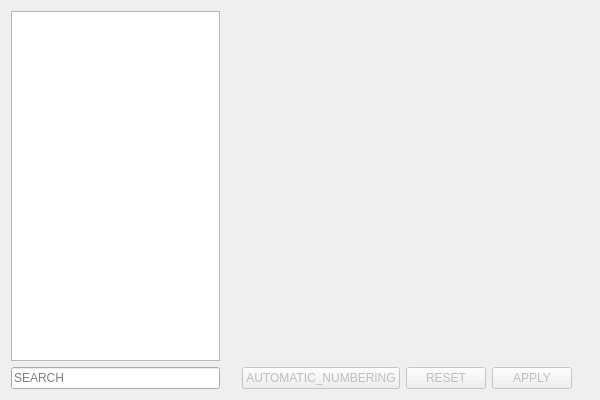
<?xml version="1.0" encoding="UTF-8"?>
<ui version="4.0">
 <class>ListTab</class>
 <widget class="QWidget" name="ListTab">
  <property name="geometry">
   <rect>
    <x>0</x>
    <y>0</y>
    <width>600</width>
    <height>400</height>
   </rect>
  </property>
  <property name="windowTitle">
   <string notr="true">Form</string>
  </property>
  <layout class="QHBoxLayout" name="horizontalLayout_2">
   <item>
    <layout class="QHBoxLayout" name="hl0">
     <item>
      <layout class="QVBoxLayout" name="verticalLayout">
       <item>
        <widget class="QListWidget" name="listWidget">
         <property name="minimumSize">
          <size>
           <width>200</width>
           <height>0</height>
          </size>
         </property>
        </widget>
       </item>
       <item>
        <layout class="QVBoxLayout" name="verticalLayout_2">
         <item>
          <widget class="QLineEdit" name="filterLineEdit">
           <property name="placeholderText">
            <string>SEARCH</string>
           </property>
          </widget>
         </item>
        </layout>
       </item>
      </layout>
     </item>
     <item>
      <layout class="QVBoxLayout" name="vl1">
       <item>
        <layout class="QHBoxLayout" name="form"/>
       </item>
       <item>
        <spacer name="verticalSpacer">
         <property name="orientation">
          <enum>Qt::Vertical</enum>
         </property>
         <property name="sizeHint" stdset="0">
          <size>
           <width>20</width>
           <height>40</height>
          </size>
         </property>
        </spacer>
       </item>
       <item>
        <layout class="QHBoxLayout" name="hl2_1">
         <item>
          <spacer name="horizontalSpacer">
           <property name="orientation">
            <enum>Qt::Horizontal</enum>
           </property>
           <property name="sizeHint" stdset="0">
            <size>
             <width>40</width>
             <height>20</height>
            </size>
           </property>
          </spacer>
         </item>
         <item>
          <widget class="QPushButton" name="autonumberingB">
           <property name="enabled">
            <bool>false</bool>
           </property>
           <property name="text">
            <string>AUTOMATIC_NUMBERING</string>
           </property>
          </widget>
         </item>
         <item>
          <widget class="QPushButton" name="resetButton">
           <property name="enabled">
            <bool>false</bool>
           </property>
           <property name="text">
            <string>RESET</string>
           </property>
          </widget>
         </item>
         <item>
          <widget class="QPushButton" name="applyButton">
           <property name="enabled">
            <bool>false</bool>
           </property>
           <property name="text">
            <string>APPLY</string>
           </property>
          </widget>
         </item>
         <item>
          <spacer name="horizontalSpacer_2">
           <property name="orientation">
            <enum>Qt::Horizontal</enum>
           </property>
           <property name="sizeHint" stdset="0">
            <size>
             <width>40</width>
             <height>20</height>
            </size>
           </property>
          </spacer>
         </item>
        </layout>
       </item>
      </layout>
     </item>
    </layout>
   </item>
  </layout>
 </widget>
 <resources/>
 <connections/>
</ui>
